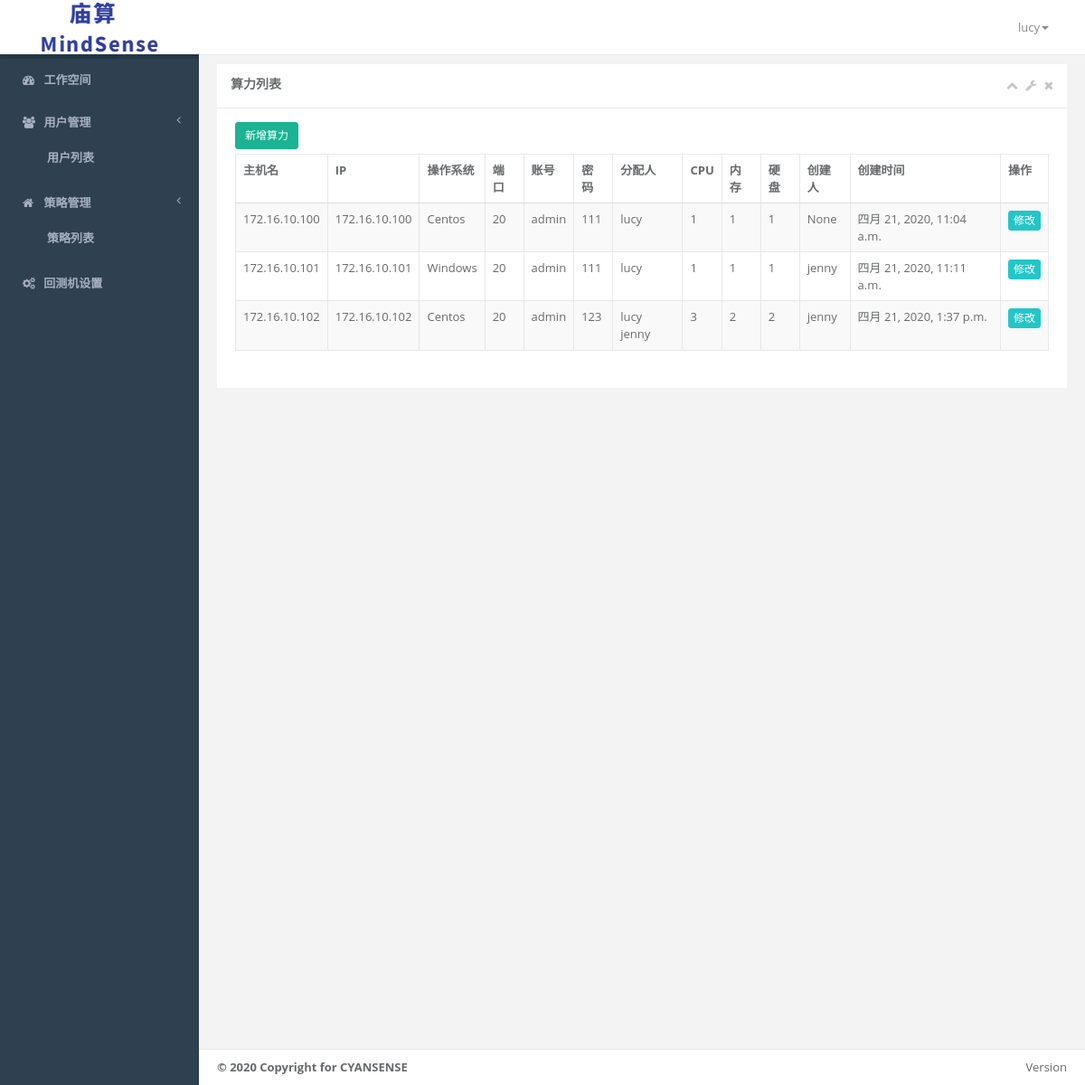
The app's page /machine_list/ (signed in) with its own data.
### User/models.py (models this page shows)
class Users(models.Model):
    ROLE_CHOICES = (
        (1, '普通用户'),
        (2, '管理员'),
    )
    id = models.UUIDField(default=uuid.uuid4, primary_key=True)
    user_name = models.CharField(verbose_name='用户名', max_length=64, unique=True)
    password = models.CharField(verbose_name='密码', max_length=256)
    role = models.IntegerField(verbose_name='角色', choices=ROLE_CHOICES, default=1)
    is_delete = models.BooleanField(verbose_name='状态', default=False)
    date_created = models.DateTimeField(verbose_name='创建时间', auto_now_add=True, null=True)
    def __str__(self):
        return self.user_name
    class Meta:
        verbose_name = '用户管理'

class Machine(models.Model):
    PLATFORM_CHOICES = (
        ('Centos', 'Centos'),
        ('Windows', 'Windows'),
    )
    id = models.UUIDField(default=uuid.uuid4(), primary_key=True)
    hostname = models.CharField(max_length=128, verbose_name='主机名', unique=True)
    ip = models.GenericIPAddressField(max_length=32, verbose_name='IP')
    port = models.IntegerField(verbose_name='端口')
    account = models.CharField(verbose_name='用户名', max_length=64)
    password = models.CharField(verbose_name='密码', max_length=256)
    platform = models.CharField(max_length=128, choices=PLATFORM_CHOICES, verbose_name='操作系统')
    memory = models.CharField(max_length=64, null=True, blank=True, verbose_name='内存')
    disk_info = models.CharField(max_length=1024, null=True, blank=True, verbose_name='硬盘')
    cpu_model = models.CharField(max_length=128, null=True, blank=True, verbose_name='CPU')
    share_users = models.ManyToManyField('User.Users', blank=True, related_name='machines', verbose_name="分配用户")
    created_by = models.CharField(max_length=32, null=True, blank=True, verbose_name='创建人')
    date_created = models.DateTimeField(auto_now_add=True, null=True, blank=True, verbose_name='创建时间')

### User/views.py (the view)
# urls.py: path('machine_list/', views.MachineListView.as_view(), name='machine_list'),
@method_decorator(check_login, name='dispatch')
class MachineListView(ListView):
    template_name = 'machine_list.html'
    context_object_name = 'machines_list'
    model = Machine
    def get_context_data(self, **kwargs):
        context = super().get_context_data(**kwargs)
        context.update({
            'app': '用户',
            'action': '算力列表',
        })
        return context

### User/utils.py (called while the page is built)
def check_login(function):
    @wraps(function)
    def inner(request, *args, **kwargs):
        if request.session.get('is_login') == '1':
            return function(request, *args, **kwargs)
        else:
            return redirect('/login/')
    return inner

### templates/machine_list.html (shortened to what this page needs)
{% extends '_base_list.html' %}
{% block table_container %}
<div class="uc pull-left  m-r-5" style="margin-bottom: 5px;">
    <a href="{% url 'user:machine_create' %}" class="btn btn-sm btn-primary"> 新增算力 </a>
</div>
<div>
    <table class="table table-striped table-bordered table-hover table-condensed">
        <thead>
        <tr>
            <th>主机名</th>
            <th>IP</th>
            <th>操作系统</th>
            <th>端口</th>
            <th>账号</th>
            <th>密码</th>
            <th>分配人</th>
            <th>CPU</th>
            <th>内存</th>
            <th>硬盘</th>
            <th>创建人</th>
            <th>创建时间</th>
            <th>操作</th>
        </tr>
        </thead>
        <tbody>
        {% for machine in machines_list %}
        <tr>
            <td>{{ machine.hostname }}</td>
            <td>{{ machine.ip }}</td>
            <td>{{ machine.platform }}</td>
            <td>{{ machine.port }}</td>
            <td>{{ machine.account }}</td>
            <td>{{ machine.password }}</td>
            <td>
            {% for i in machine.share_users.all %}
            {{ i }}
            {% endfor %}
            </td>
            <td>{{ machine.cpu_model }}</td>
            <td>{{ machine.memory }}</td>
            <td>{{ machine.disk_info }}</td>
            <td>{{ machine.created_by }}</td>
            <td>{{ machine.date_created }}</td>
            <td>
                <a href="{% url 'user:machine_update' pk=machine.id %}" class="btn btn-xs btn-info">修改</a>
            </td>
        </tr>
        {% endfor %}
        </tbody>
    </table>
</div>
{% endblock %}

### templates/_base_list.html (shortened to what this page needs)
{% extends 'base.html' %}
{% load static %}
{% block content %}
<div class="wrapper wrapper-content animated fadeInRight">
    <div class="row">
        <div class="col-sm-12">
            <div class="ibox float-e-margins">
                <div class="ibox-title">
                    <h5>
                        {{ action }}
                    </h5>
                    <div class="ibox-tools">
                        <a class="collapse-link">
                            <i class="fa fa-chevron-up"></i>
                        </a>
                        <a class="dropdown-toggle" data-toggle="dropdown" href="#">
                            <i class="fa fa-wrench"></i>
                        </a>
                        <a class="close-link">
                            <i class="fa fa-times"></i>
                        </a>
                    </div>
                </div>
                <div class="ibox-content">
                    {% block table_container %}{% endblock %}
                    <div class="row">
                        <div class="col-sm-4">
                        </div>
                    </div>
                </div>
            </div>
        </div>
    </div>
</div>
{% endblock %}

### templates/base.html (shortened to what this page needs)
<!DOCTYPE html>
<html>
<head>
{% load static %}
<link href="{% static 'css/bootstrap.min.css' %}" rel="stylesheet">
<link href="{% static 'css/font-awesome.min.css' %}" rel="stylesheet">
<link href="{% static 'css/plugins/toastr/toastr.min.css' %}" rel="stylesheet">
<link href="{% static 'css/plugins/sweetalert/sweetalert.css' %}" rel="stylesheet">
<link href="{% static 'css/style.css' %}" rel="stylesheet">
<link href="{% static 'css/plugins/datatables/datatables.min.css' %}" rel="stylesheet">
    <link href="{% static 'css/mindsense.css' %}" rel="stylesheet">
</head>
<body>
<div id="wrapper">
    {% include '_left_side_bar.html' %}
    <div id="page-wrapper" class="gray-bg">
        {% include '_header_bar.html' %}
        {% block content %}
        {% endblock %}
        <div class="footer fixed">
            <div class="pull-right">
                Version
            </div>
            <div>
                <strong>© 2020 Copyright for CYANSENSE</strong>
            </div>
        </div>
    </div>
</div>
</body>
</html>

### templates/_left_side_bar.html (shortened to what this page needs)
{% load static %}
<nav class="navbar-default navbar-static-side" role="navigation">
    <div class="sidebar-collapse">
        <ul class="nav" id="side-menu">
            <li class="nav-header">
                <div class="profile-element" style="height: 65px">
                    <img alt="logo" height="60" width="220" style="margin-right: 5px" src="{% static 'images/mindsense.png' %}"/>
                </div>
            </li>
            <li id="index">
                <a href="">
                    <i class="fa fa-dashboard" style="width: 14px"></i> <span class="nav-label">工作空间</span>
                </a>
            </li>
            {% if request.session.user_role == 2 %}
            <li id="users">
                <a href="#">
                    <i class="fa fa-group" style="width: 14px"></i> <span class="nav-label">用户管理</span><span
                        class="fa arrow"></span>
                </a>
                <ul class="nav nav-second-level active">
                    <li id="user"><a href="{% url 'user:user_lists' %}">用户列表</a></li>
                </ul>
            </li>
            {% endif %}
            <li id="vendors">
                <a>
                    <i class="fa fa-home" style="width: 14px"></i> <span class="nav-label">策略管理</span><span
                        class="fa arrow"></span>
                </a>
                <ul class="nav nav-second-level">
                    <li id="vendor-list"><a href="">策略列表</a></li>
                </ul>
            </li>
            {% if request.session.user_role == 2 %}
            <li id="settings">
                <a href="{% url 'user:machine_list' %}">
                    <i class="fa fa-gears"></i> <span class="nav-label">回测机设置</span>
                </a>
            </li>
            {% endif %}
        </ul>
    </div>
</nav>

### templates/_header_bar.html (shortened to what this page needs)
<div class="row border-bottom">
    <nav class="navbar navbar-static-top white-bg" role="navigation" style="margin-bottom: 0">
        <ul class="nav navbar-top-links navbar-right">
            <li class="dropdown">
                <a data-toggle="dropdown" class="dropdown-toggle" href="#">
                    <span class="m-r-sm text-muted welcome-message">
                        <span style="font-size: 13px;font-weight: 400">{{request.session.user_id}}</span><b class="caret"></b>
                    </span>
                </a>
            </li>
        </ul>
    </nav>
</div>

### statics/css/mindsense.css (style rules this page uses)
.m-r-5 { margin-right: 5px !important; }
.navbar-default { background-color: #2f4050; border-color: #2f4050; }
.nav-header, body.mini-navbar .nav-header { padding: 0; }
.ibox-title { border-top: none; }

### records on screen
Users: session.user_id "lucy", user_name "lucy"
Machine: hostname "172.16.10.100", ip "172.16.10.100", platform "Centos", port "20", account "admin", password "111", cpu_model "1", memory "1", disk_info "1", created_by "None", date_created "四月 21, 2020, 11:04 a.m."
Machine: hostname "172.16.10.101", ip "172.16.10.101", platform "Windows", port "20", account "admin", password "111", cpu_model "1", memory "1", disk_info "1", created_by "jenny", date_created "四月 21, 2020, 11:11 a.m."
Machine: hostname "172.16.10.102", ip "172.16.10.102", platform "Centos", port "20", account "admin", password "123", cpu_model "3", memory "2", disk_info "2", created_by "jenny", date_created "四月 21, 2020, 1:37 p.m."
Users: user_name "jenny"

### other values on screen
{{ action }} "算力列表"
